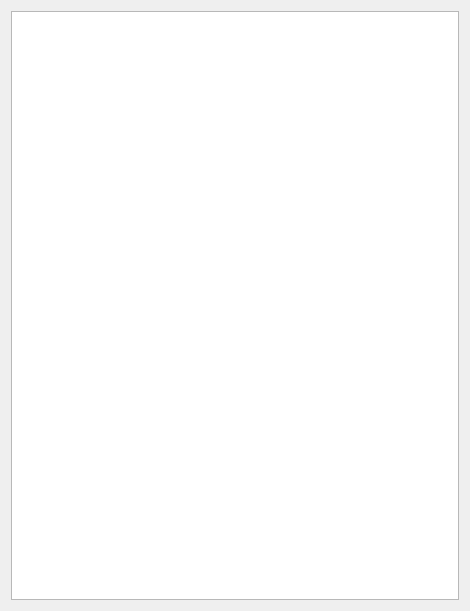
<?xml version="1.0" encoding="UTF-8"?>
<ui version="4.0">
 <class>DialogJsonList</class>
 <widget class="QWidget" name="DialogJsonList">
  <property name="geometry">
   <rect>
    <x>0</x>
    <y>0</y>
    <width>470</width>
    <height>611</height>
   </rect>
  </property>
  <property name="windowTitle">
   <string>Form</string>
  </property>
  <layout class="QVBoxLayout" name="verticalLayout">
   <item>
    <widget class="QTableWidget" name="tableWidget">
     <property name="columnCount">
      <number>3</number>
     </property>
     <attribute name="horizontalHeaderVisible">
      <bool>false</bool>
     </attribute>
     <attribute name="verticalHeaderVisible">
      <bool>false</bool>
     </attribute>
     <column/>
     <column/>
     <column/>
    </widget>
   </item>
  </layout>
 </widget>
 <resources/>
 <connections/>
</ui>
